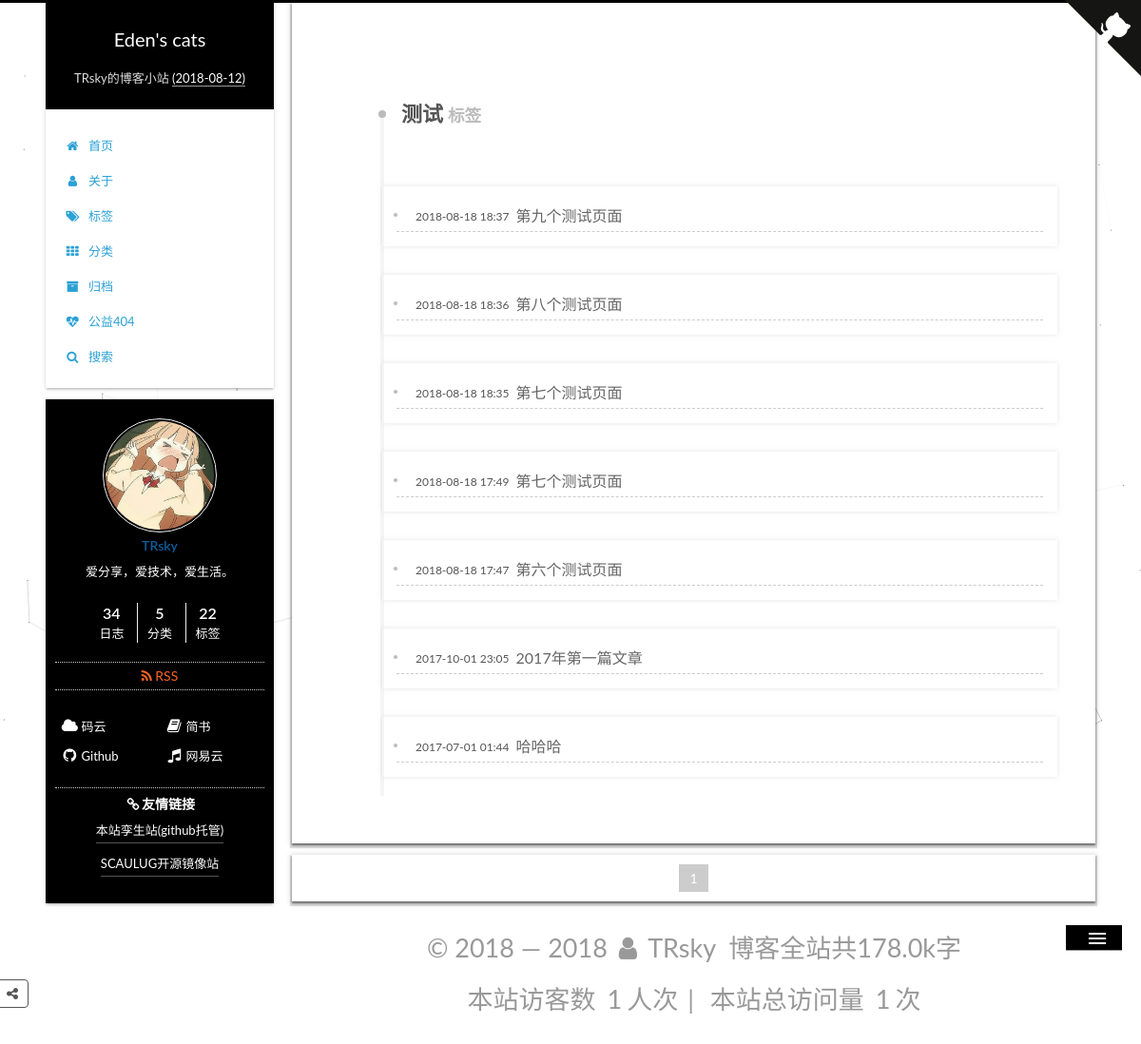
Before: /tags/测试/ with the older database file.
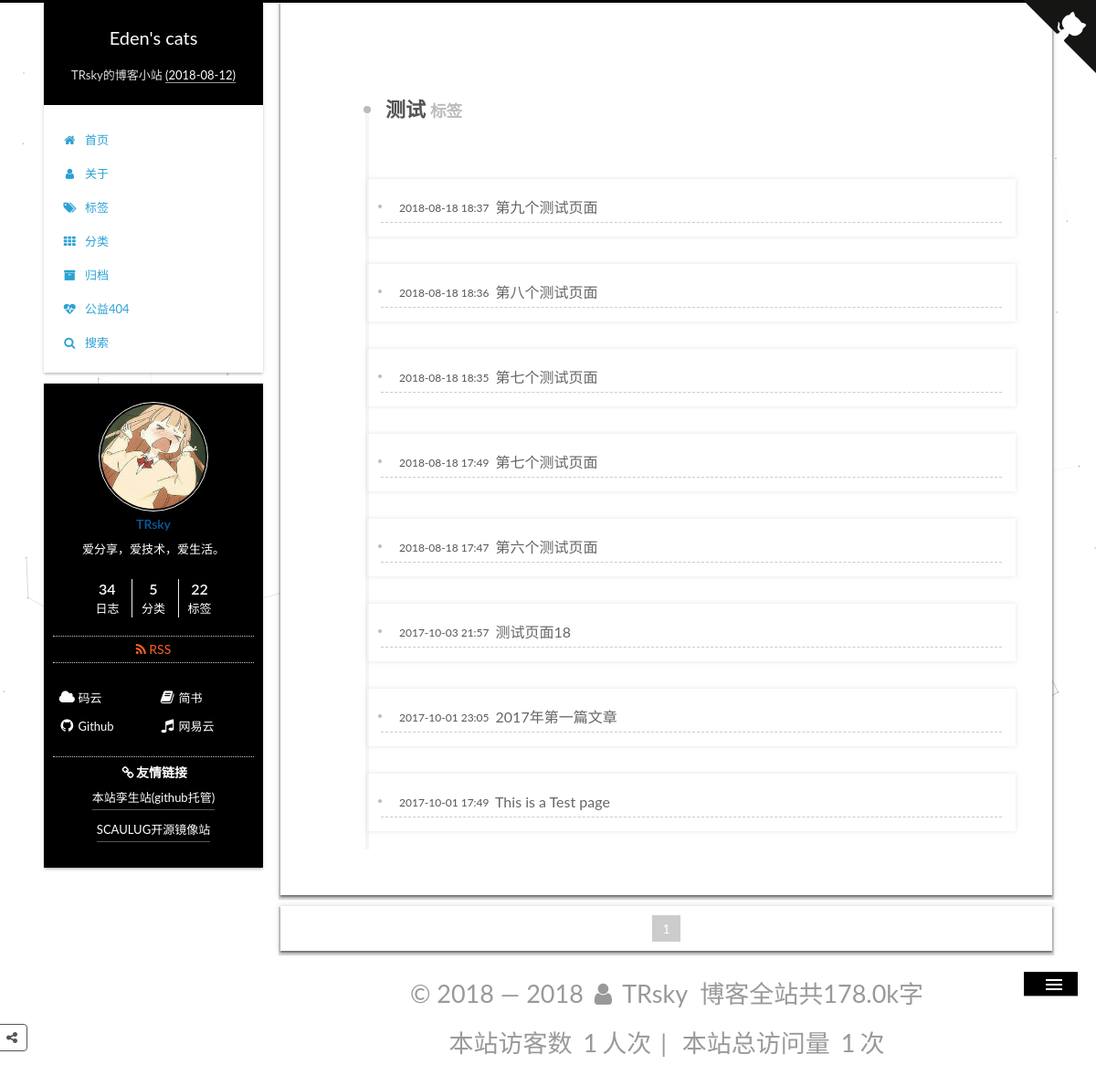
After: the same page with the newer database file.
### apps/blog/models.py (models this page shows, shortened)
class Article(models.Model):
    STATUS_CHOICES = (
        ('draft', '草稿'),
        ('publish', '发表'),
    )
    title = models.CharField(verbose_name='标题', max_length=100)
    content = models.TextField(verbose_name='正文', blank=True, null=True)
    status = models.CharField(verbose_name='文章状态', max_length=10, choices=STATUS_CHOICES, default='publish')
    created_time = models.DateTimeField(verbose_name='创建时间', default=now)
    public_time = models.DateTimeField(verbose_name='发布时间', blank=True, null=True)
    modified_time = models.DateTimeField(verbose_name='修改时间', default=now)
    words = models.PositiveIntegerField(verbose_name='文章字数', default=0)
    time = models.PositiveIntegerField(verbose_name='阅读时长', default=0 )
    views = models.PositiveIntegerField(verbose_name='访问量', default=0)
    slogan = models.TextField(verbose_name='标语', blank=True, null=True)
    excerpt = models.CharField(verbose_name='文章摘要', max_length=500, blank=True)
    category = models.ForeignKey(Category, verbose_name='分类', on_delete=models.CASCADE, blank=False, null=False)
    tags = models.ManyToManyField(Tag, verbose_name='标签', blank=True)
    author = models.ForeignKey(User, verbose_name='作者', on_delete=models.CASCADE, blank=False, null=False)
    class Meta:  # 按文章创建日期降序排序
        ordering = ['-public_time']
        verbose_name = '文章'  # 指定后台显示模型名称
        verbose_name_plural = '文章列表'  # 指定后台显示模型复数名称
        db_table = 'article'  # 数据库表
        get_latest_by = 'created_time'

### apps/blog/views.py (the view)
# urls.py: path('tags/<str:tag>/', views.search_tag, name='search_tag'),  # 标签搜索
def search_tag(request, tag):
    posts = Article.objects.filter(tags__name__contains=tag)
    paginator = Paginator(posts, 10)
    try:
        page = request.GET.get('page')
        post_list = paginator.page(page)
    except PageNotAnInteger:
        post_list = paginator.page(1)
    except EmptyPage:
        post_list = paginator.page(paginator.num_pages)
    return render(request, 'tag.html', {
        'post_list': post_list,
        'category': categories,
        'tag': tag,
        'months': months
    })

### apps/blog/templatetags/pagetag.py (called while the page is built)
@register.simple_tag
def pagination_pages(curr_page, loop_page):
    offset = abs(curr_page - loop_page)
    if offset < 3:
        if curr_page == loop_page:
            page_element = '<span class="page-number current">%s</span>' % loop_page
        else:
            page_element = ' <a class="page-number" href="?page=%s">%s</a>' % (loop_page, loop_page)
        return format_html(page_element)
    else:
        return ''

### templates/tag.html (shortened to what this page needs)
{% extends "base.html" %}
{% block content %}
    {% load pagetag %}
<div class="content-wrap">
	<div id="content" class="content">
		<div class="post-block tag" style="opacity: 1; display: block;">
			<div id="posts" class="posts-collapse">
				<div class="collection-title" style="opacity: 1; display: block; transform: translateX(0px);">
					<h1>{{ tag }}<small>标签</small></h1>
				</div>
                {% for post in post_list %}
				<article class="post post-type-normal" itemscope="" itemtype="http://schema.org/Article">
					<header class="post-header" style="opacity: 1; display: block; transform: translateY(0px);">
						<h2 class="post-title"><a class="post-title-link" href="{% url 'detail' id=post.id %}" itemprop="url">
                            <span itemprop="name">&nbsp;&nbsp;&nbsp;&nbsp;&nbsp;&nbsp;&nbsp;&nbsp;&nbsp;&nbsp;&nbsp;&nbsp;&nbsp;&nbsp;&nbsp;&nbsp;{{ post.title }}</span></a></h2>
						<div class="post-meta">
							<time class="post-time" itemprop="dateCreated" datetime="{{ post.public_time|date:'Y-m-d H:i' }}" content="{{ post.public_time|date:'Y-m-d' }}">
								{{ post.public_time|date:'Y-m-d H:i' }}
							</time>
						</div>
					</header>
				</article>
                {% endfor %}
			</div>
		</div>
		        <nav class="pagination" >
                                {% if post_list.object_list and post_list.paginator.num_pages > 0 %}
                                    {% for pg in post_list.paginator.page_range %}
                                       {% pagination_pages post_list.number pg %}
                                    {% endfor %}
                                {% endif %}
							</nav>
	</div>
</div>
{% include "leftSidebar.html" %}
{% endblock %}

### templates/base.html (shortened to what this page needs)
<!DOCTYPE html>
{% load static %}
<html class="theme-next gemini use-motion" lang="zh-Hans">
	<head>
		<link href="{% static 'lib/pace/pace-theme-minimal.min.css' %}" rel="stylesheet">
		<link href="{% static 'lib/fancybox/source/jquery.fancybox.css' %}" rel="stylesheet" type="text/css">
		<link href="{% static 'lib/font-awesome/css/font-awesome.min.css' %}" rel="stylesheet" type="text/css">
		<link href="{% static 'css/main.css' %}" rel="stylesheet" type="text/css">
		<link rel="stylesheet" href="{% static 'css/style.css' %}" type="text/css">
   		<link rel="stylesheet" href="{% static 'css/sidebar-menu.css' %}">
	</head>
	<body itemscope itemtype="http://schema.org/WebPage" lang="zh-Hans">
	{% include "rightSidebar.html" %}
		<div class="container sidebar-position-left page-post-detail">
			<a href="https://github.com/HardworkFish" class="github-corner" aria-label="View source on Github">
			 </a>
			<header id="header" class="header" itemscope itemtype="http://schema.org/WPHeader">
				<div class="header-inner">
					<div class="site-brand-wrapper">
						<div class="site-meta">
							<div class="custom-logo-site-title">
								<a href="/" class="brand" rel="start">
								<span class="site-title">Eden's cats</span>
								<span class="logo-line-after">  </span> </a>
							</div>
							<p class="site-subtitle">
								TRsky的博客小站 <a style="color:#fff;text-decoration:none" href="/" target="view_window">(2018-08-12)</a>
							</p>
						</div>
					</div>
					<nav class="site-nav">
						<ul id="menu" class="menu">
							<li class="menu-item menu-item-home">
								<a href="/" rel="section"> <i class="menu-item-icon fa fa-fw fa-home"></i>
								<br>
								首页</a>
							</li>
							<li class="menu-item menu-item-about">
								<a href="/about/" rel="section"> <i class="menu-item-icon fa fa-fw fa-user"></i>
								<br>
								关于</a>
							</li>
							<li class="menu-item menu-item-tags">
								<a href="/tags/" rel="section"> <i class="menu-item-icon fa fa-fw fa-tags"></i>
								<br>
								标签</a>
							</li>
							<li class="menu-item menu-item-categories">
								<a href="/categories/" rel="section"> <i class="menu-item-icon fa fa-fw fa-th"></i>
								<br>
								分类</a>
							</li>
							<li class="menu-item menu-item-archives">
								<a href="/archives/" rel="section"> <i class="menu-item-icon fa fa-fw fa-archive"></i>
								<br>
								归档</a>
							</li>
							<li class="menu-item menu-item-commonweal">
								<a href="/404/" rel="section"> <i class="menu-item-icon fa fa-fw fa-heartbeat"></i>
								<br>
								公益404</a>
							</li>
							<li class="menu-item menu-item-search">
								<a href="javascript:;" class="popup-trigger"> <i class="menu-item-icon fa fa-search fa-fw"></i>
								<br>
								搜索</a>
							</li>
						</ul>
					</nav>
				</div>
			</header>
			<main id="main" class="main">
				<div class="main-inner">
                        {% block content %}
                        {% endblock %}
                	</div>
			</main>
			<footer id="footer" class="footer">
				<div class="footer-inner">
					<div class="copyright">
						&copy; 2018 &mdash; <span itemprop="copyrightYear">2018</span>
						<span class="with-love"> <i class="fa fa-user"></i> </span>
						<span class="author" itemprop="copyrightHolder">TRsky</span>
						<div class="theme-info">
							<span class="post-count">博客全站共178.0k字</span>
						</div>
					</div>
					<div class="busuanzi-count">
						<span class="site-uv">本站访客数 <span class="busuanzi-value" id="busuanzi_value_site_uv">1</span>人次</span>
						<span class="site-pv">本站总访问量 <span class="busuanzi-value" id="busuanzi_value_site_pv">1</span>次</span>
					</div>
				</div>
			</footer>
			<div id="needsharebutton-float">
				<span class="btn">
				<i class="fa fa-share-alt" aria-hidden="true"></i> </span>
			</div>
		    </div>
		<link rel="stylesheet" href="{% static 'lib/needsharebutton/needsharebutton.css' %}">
	</body>
</html>

### templates/rightSidebar.html (shortened to what this page needs)
{% load static %}
		<div class="columnist">
			<a id="cd-menu-trigger" href="#0"> <span class="cd-menu-icon"></span> </a>
		</div>

### templates/leftSidebar.html (shortened to what this page needs)
{% load static %}
					<aside id="sidebar" class="sidebar" >
						<div class="sidebar-inner" >
							<section class="site-overview-wrap sidebar-panel sidebar-panel-active">
								<div class="site-overview" >
									<div class="site-author motion-element" itemprop="author" itemscope="" itemtype="http://schema.org/Person">
										<img class="site-author-image" itemprop="image" src="{%static 'images/avatar.jpg' %}" alt="TRsky">
										<p class="site-author-name" itemprop="name">
											TRsky
										</p>
										<p class="site-description motion-element" itemprop="description">
											爱分享，爱技术，爱生活。
										</p>
									</div>
									<nav class="site-state motion-element">
										<div class="site-state-item site-state-posts">
											<a href="/archives/"><span class="site-state-item-count">34</span> <span class="site-state-item-name">日志</span></a>
										</div>
										<div class="site-state-item site-state-categories">
											<a href="/categories/"><span class="site-state-item-count">5</span> <span class="site-state-item-name">分类</span></a>
										</div>
										<div class="site-state-item site-state-tags">
											<a href="/tags/"><span class="site-state-item-count">22</span> <span class="site-state-item-name">标签</span></a>
										</div>
									</nav>
									<div class="feed-link motion-element">
										<a href="/atom.xml" rel="alternate"><i class="fa fa-rss"></i> RSS</a>
									</div>
									<div class="links-of-author motion-element">
										<span class="links-of-author-item"> <a href="https://gitee.com/trsky" target="_blank" title="码云"> <i class="fa fa-fw fa-cloud"></i>码云</a> </span>
										<span class="links-of-author-item"> <a href="https://www.jianshu.com/u/db9a7a0daa1f" target="_blank" title="简书"> <i class="fa fa-fw fa-book"></i>简书</a> </span>
                                        <span class="links-of-author-item"> <a href="https://github.com/HardworkFish" target="_blank" title="Github"> <i class="fa fa-fw fa-github"></i>Github</a></span>
										<span class="links-of-author-item"> <a href="http://music.163.com/#/user/home?id=316926790" target="_blank" title="网易云"> <i class="fa fa-fw fa-music"></i>网易云</a> </span>
									</div>
									<div class="links-of-blogroll motion-element links-of-blogroll-block">
										<div class="links-of-blogroll-title">
											<i class="fa fa-fw fa-link"></i>友情链接
										</div>
										<ul class="links-of-blogroll-list">
											<li class="links-of-blogroll-item">
												<a href="http://blog.trskycooik.com/" title="本站孪生站(github托管)" target="_blank">本站孪生站(github托管)</a>
											</li>
											<li class="links-of-blogroll-item">
												<a href="https://mirrors.scau.edu.cn/" title="SCAULUG开源镜像站" target="_blank">SCAULUG开源镜像站</a>
											</li>
										</ul>
									</div>
								</div>
							</section>
						</div>
					</aside>

### static/css/style.css (style rules this page uses)
html * { -webkit-font-smoothing: antialiased; -moz-osx-font-smoothing: grayscale; }
*, *:after, *:before { -webkit-box-sizing: border-box; -moz-box-sizing: border-box; box-sizing: border-box; }
a { color: rgba(6, 144, 206, 0.85); text-decoration: none; }
.columnist { position: fixed; left: 0; height: 27px; width: 100%; z-index: 2000; right: 30px; bottom: 98px; -webkit-transform: translateZ(0); -webkit-backface-visibility: hidden; -webkit-transition-property: -webkit-transform; -moz-transition-property: -moz-transform; transition-property: transform; -webkit-transition-duration: 0.4s; -moz-transition-duration: 0.4s; transition-duration: 0.4s; }
#cd-menu-trigger { position: absolute; right: 20px; height: 100%; width: 59px; background-color: #000000; }
#cd-menu-trigger .cd-menu-icon { display: inline-block; position: absolute; left: 50%; top: 50%; bottom: auto; right: auto; -webkit-transform: translateX(-50%) translateY(-50%); -moz-transform: translateX(-50%) translateY(-50%); -ms-transform: translateX(-50%) translateY(-50%); -o-transform: translateX(-50%) translateY(-50%); transform: translateX(-50%) translateY(-50%); width: 18px; height: 2px; background-color: #FFF; }
#cd-menu-trigger .cd-menu-icon::before, #cd-menu-trigger .cd-menu-icon:after { content: ''; width: 100%; height: 100%; position: absolute; background-color: inherit; left: 0; }
#cd-menu-trigger .cd-menu-icon::before { bottom: 5px; }
#cd-menu-trigger .cd-menu-icon::after { top: 5px; }
@media only screen and (min-width: 768px) { #cd-menu-trigger { padding-left: 1.25em; } }
@media only screen and (min-width: 768px) { #cd-menu-trigger .cd-menu-icon { left: auto; right: 1.25em; -webkit-transform: translateX(0); -moz-transform: translateX(0); -ms-transform: translateX(0); -o-transform: translateX(0); transform: translateX(0); } }

Changed rows visible on the page:
removed Article: title "哈哈哈", public_time "2017-07-01 01:44"
added Article: title "测试页面18", public_time "2017-10-03 21:57"
added Article: title "This is a Test page", public_time "2017-10-01 17:49"
